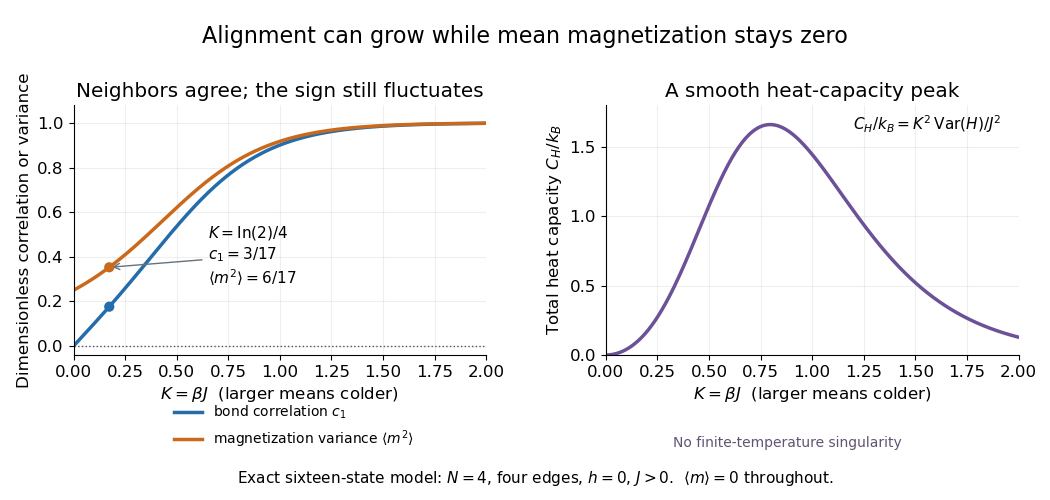

The Python source for this figure:
"""Exact correlations and fluctuations of a zero-field four-spin Ising ring.

Tested with Python 3.14, matplotlib 3.10.7 and numpy 2.3.5.
Run from _media; the opaque PNG is written to the current directory.
"""

from pathlib import Path

import matplotlib.pyplot as plt
import numpy as np


def main():
    plt.rcParams.update({"font.size": 12, "figure.facecolor": "white", "axes.spines.top": False,
                         "axes.spines.right": False})
    k = np.linspace(0, 2.0, 501)
    z = 4 * np.cosh(4 * k) + 12
    correlation = np.sinh(4 * k) / (np.cosh(4 * k) + 3)
    variance_m = (2 * np.exp(4 * k) + 2) / z
    variance_h = 16 * (1 + 3 * np.cosh(4 * k)) / (np.cosh(4 * k) + 3) ** 2
    capacity = k**2 * variance_h
    fig, axes = plt.subplots(1, 2, figsize=(10.5, 5), dpi=100, facecolor="white")
    fig.subplots_adjust(left=0.07, right=0.97, bottom=0.29, top=0.79, wspace=0.29)
    fig.suptitle("Alignment can grow while mean magnetization stays zero", y=0.95, fontsize=16)
    axes[0].plot(k, correlation, color="#246caa", linewidth=2.5,
                 label=r"bond correlation $c_1$")
    axes[0].plot(k, variance_m, color="#ca691b", linewidth=2.5,
                 label=r"magnetization variance $\langle m^2\rangle$")
    axes[0].axhline(0, color="#4d575f", linewidth=1, linestyle=":")
    axes[0].set(ylim=(-0.04, 1.08), title="Neighbors agree; the sign still fluctuates",
                ylabel="Dimensionless correlation or variance")
    exact_k = np.log(2) / 4
    axes[0].scatter([exact_k, exact_k], [3 / 17, 6 / 17],
                    color=["#246caa", "#ca691b"], s=40, zorder=5)
    axes[0].annotate(r"$K=\ln(2)/4$" + "\n" + r"$c_1=3/17$" + "\n" + r"$\langle m^2\rangle=6/17$",
                     xy=(exact_k, 6 / 17), xytext=(0.65, 0.28),
                     arrowprops={"arrowstyle": "->", "color": "#65717b"}, fontsize=11)
    handles, labels = axes[0].get_legend_handles_labels()
    fig.legend(handles, labels, loc="lower center", bbox_to_anchor=(0.28, 0.075),
               frameon=False, fontsize=10)
    axes[1].plot(k, capacity, color="#6b5197", linewidth=2.5)
    axes[1].set(ylim=(0, 1.8), title="A smooth heat-capacity peak",
                ylabel=r"Total heat capacity $C_H/k_B$")
    axes[1].text(0.96, 0.90, r"$C_H/k_B=K^2\,\mathrm{Var}(H)/J^2$",
                 transform=axes[1].transAxes, ha="right", fontsize=11)
    fig.text(0.75, 0.105, "No finite-temperature singularity",
             ha="center", fontsize=10, color="#605471")
    for ax in axes:
        ax.set(xlim=(0, 2), xlabel=r"$K=\beta J$  (larger means colder)")
        ax.grid(alpha=0.2)
    fig.text(0.51, 0.035, r"Exact sixteen-state model: $N=4$, four edges, $h=0$, $J>0$.  $\langle m\rangle=0$ throughout.",
             ha="center", fontsize=11)
    fig.savefig(Path.cwd() / (Path(__file__).stem + ".png"), facecolor="white", transparent=False)
    plt.close(fig)


if __name__ == "__main__":
    main()
